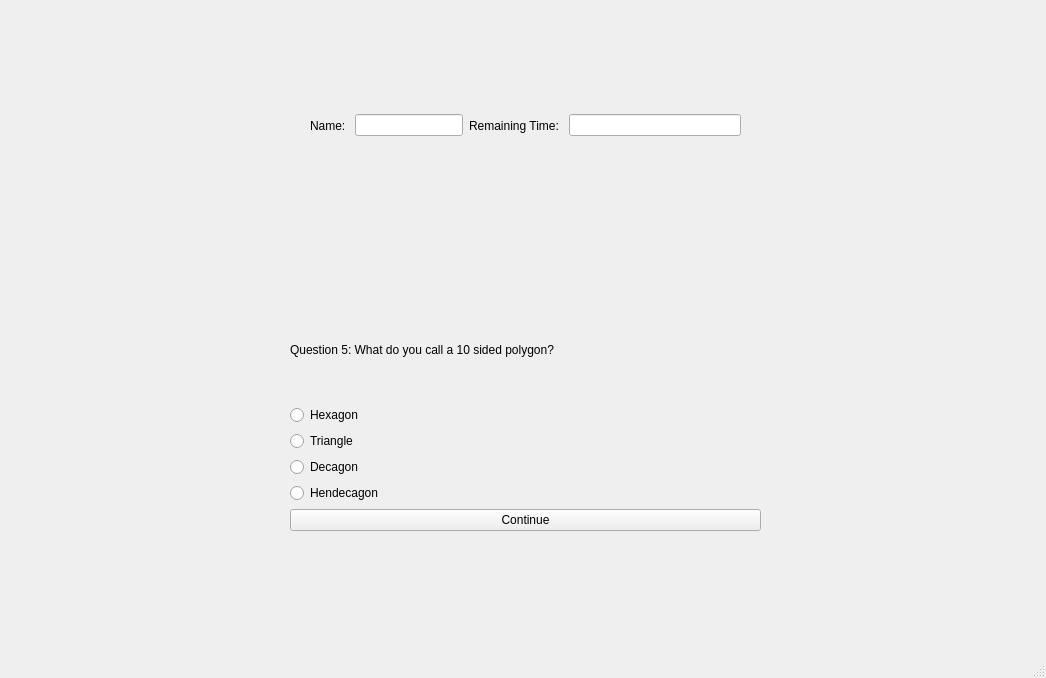
<?xml version="1.0" encoding="UTF-8"?>
<ui version="4.0">
 <class>ques5</class>
 <widget class="QMainWindow" name="ques5">
  <property name="geometry">
   <rect>
    <x>0</x>
    <y>0</y>
    <width>1046</width>
    <height>678</height>
   </rect>
  </property>
  <property name="windowTitle">
   <string>Question 5</string>
  </property>
  <widget class="QWidget" name="centralwidget">
   <widget class="QWidget" name="verticalLayoutWidget">
    <property name="geometry">
     <rect>
      <x>290</x>
      <y>300</y>
      <width>471</width>
      <height>231</height>
     </rect>
    </property>
    <layout class="QVBoxLayout" name="verticalLayout">
     <item>
      <widget class="QLabel" name="label">
       <property name="text">
        <string>Question 5: What do you call a 10 sided polygon? </string>
       </property>
      </widget>
     </item>
     <item>
      <widget class="QRadioButton" name="R1">
       <property name="text">
        <string>Hexagon</string>
       </property>
      </widget>
     </item>
     <item>
      <widget class="QRadioButton" name="R2">
       <property name="text">
        <string>Triangle</string>
       </property>
      </widget>
     </item>
     <item>
      <widget class="QRadioButton" name="R3">
       <property name="text">
        <string>Decagon</string>
       </property>
      </widget>
     </item>
     <item>
      <widget class="QRadioButton" name="R4">
       <property name="text">
        <string>Hendecagon</string>
       </property>
      </widget>
     </item>
     <item>
      <widget class="QPushButton" name="B1">
       <property name="text">
        <string>Continue</string>
       </property>
      </widget>
     </item>
    </layout>
   </widget>
   <widget class="QWidget" name="horizontalLayoutWidget">
    <property name="geometry">
     <rect>
      <x>310</x>
      <y>70</y>
      <width>431</width>
      <height>111</height>
     </rect>
    </property>
    <layout class="QHBoxLayout" name="horizontalLayout">
     <item>
      <widget class="QLabel" name="label_3">
       <property name="text">
        <string>Name: </string>
       </property>
      </widget>
     </item>
     <item>
      <widget class="QLineEdit" name="T1">
       <property name="sizePolicy">
        <sizepolicy hsizetype="Preferred" vsizetype="Fixed">
         <horstretch>0</horstretch>
         <verstretch>0</verstretch>
        </sizepolicy>
       </property>
      </widget>
     </item>
     <item>
      <widget class="QLabel" name="label_4">
       <property name="text">
        <string>Remaining Time: </string>
       </property>
      </widget>
     </item>
     <item>
      <widget class="QLineEdit" name="T2"/>
     </item>
    </layout>
   </widget>
  </widget>
  <widget class="QMenuBar" name="menubar">
   <property name="geometry">
    <rect>
     <x>0</x>
     <y>0</y>
     <width>1046</width>
     <height>26</height>
    </rect>
   </property>
  </widget>
  <widget class="QStatusBar" name="statusbar"/>
 </widget>
 <resources/>
 <connections/>
</ui>
